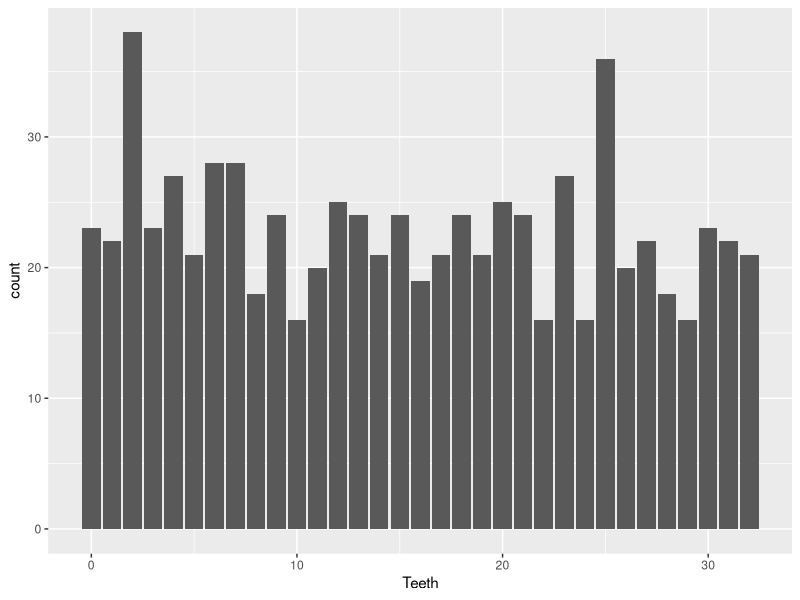
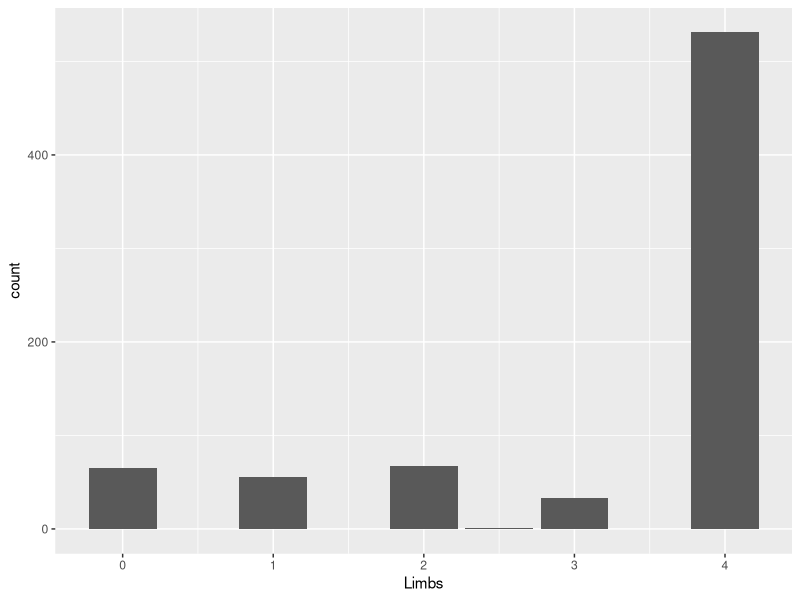
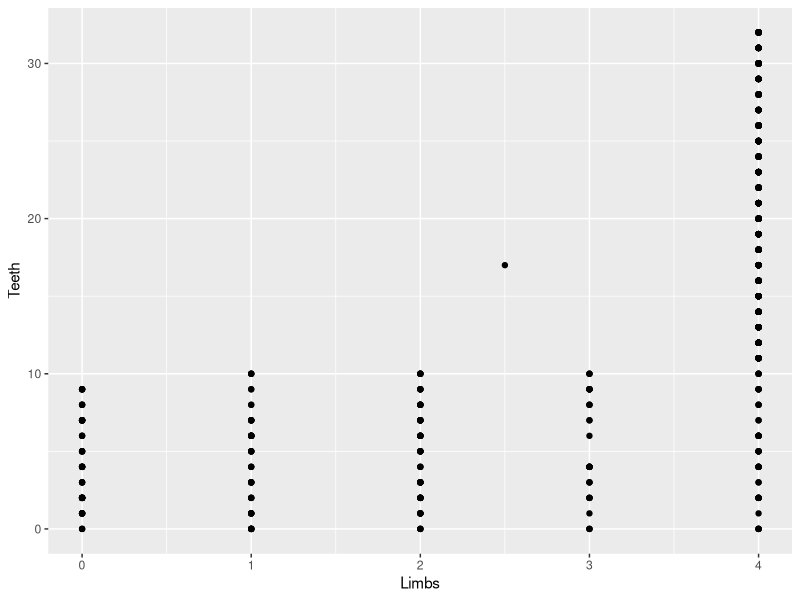
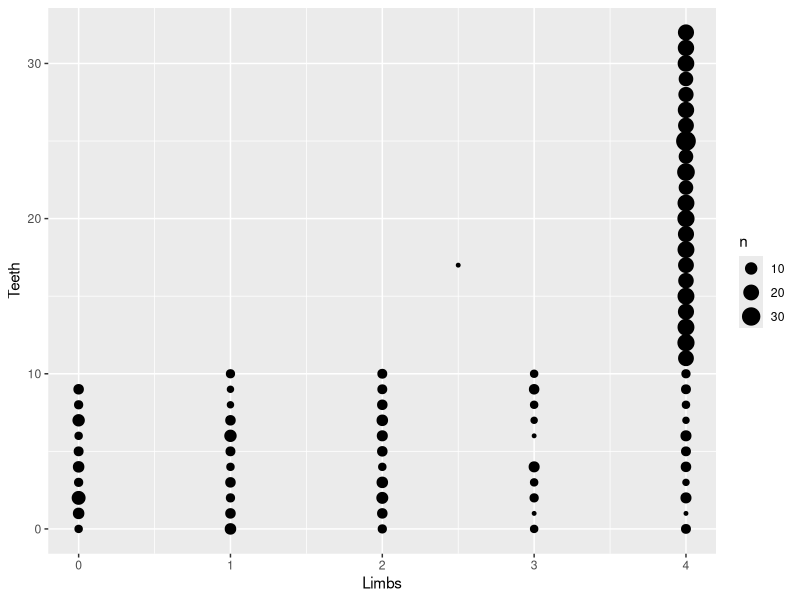
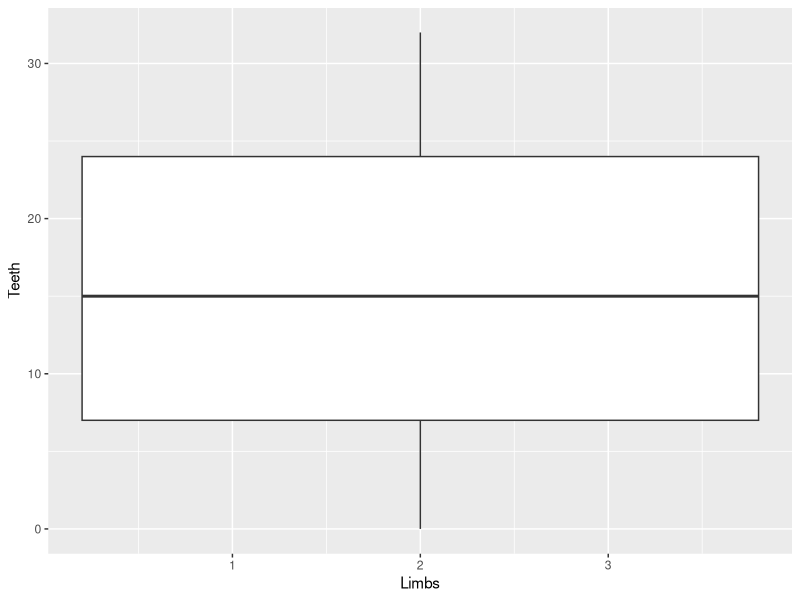
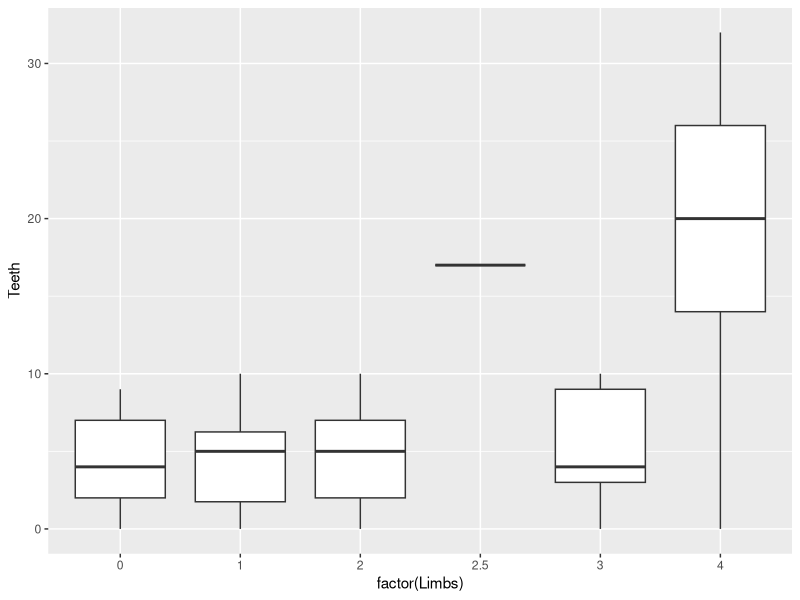
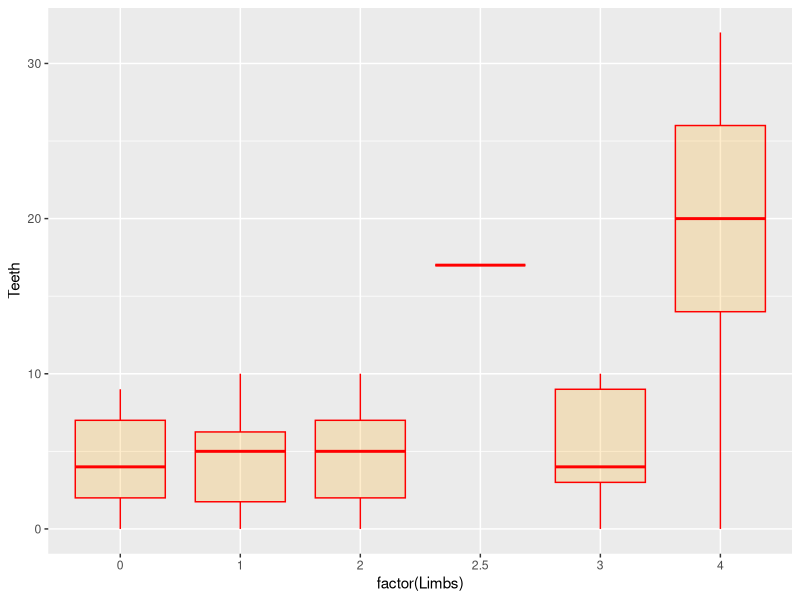
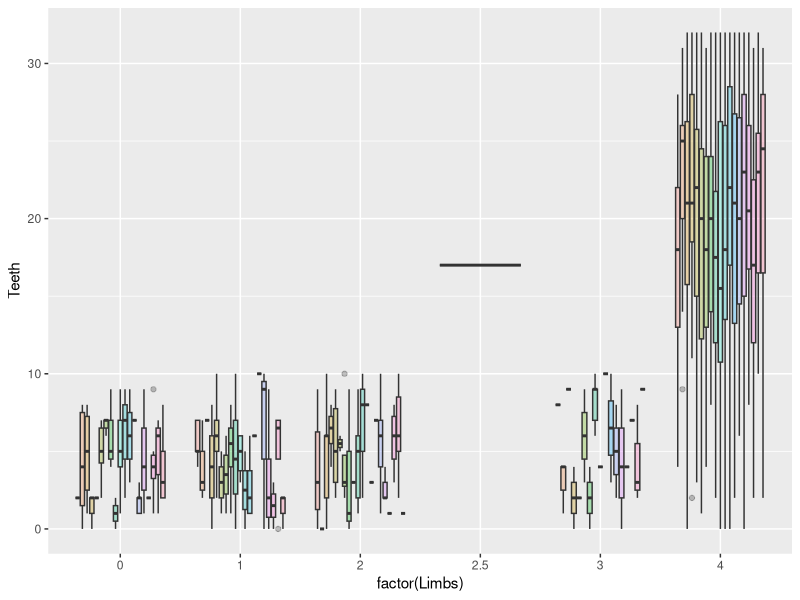

Recreate these plots in R, in order.
#### Fun R Plots with ggplot2 - Pirate Features

# load the ggplot2 library
library(ggplot2)

# import the pirate data from the PiratesPirate.csv file
pirates <- read.csv("data/PiratesPirate.csv")

# look at the column names of the pirates data
colnames(pirates)

# look at the first few lines of pirates data
head(pirates)

# view the pirates data set in a new tab
View(pirates)

### One Dimension of Data with Vectors - Teeth or Limbs
# create a plot for each dimension of Teeth or Limbs

# look at the Teeth vector (dimension) of pirate data
pirates$Teeth

# plot only the Teeth dimension of the pirates data
ggplot(data = pirates, aes(x = Teeth)) +
  geom_bar()

# look at the Limbs vector (dimension) of pirate data
pirates$Limbs

# plot only the Limbs dimension of the pirates data
ggplot(data = pirates, aes(x = Limbs)) +
  geom_bar()

### Two Dimensions of Data with Dataframes - Teeth & Limbs
# explore the relationship between the numbers of Teeth and Limbs
# combine the two dimensions into one plot with geom_point

# create a scatter plot comparing the two dimensions of Limbs vs Teeth
ggplot(data = pirates, aes(x = Limbs, y = Teeth)) +
  geom_point()

# modify the scatter plot to include the count of pirates at each point
ggplot(data = pirates, aes(x = Limbs, y = Teeth)) +
  geom_count()

# check the data for the outlier pirate with 2.5 Limbs
pirates[pirates$Limbs == "2.5", ]

# change to a boxplot to better describe the data at each point
ggplot(data = pirates, aes(x = Limbs, y = Teeth)) +
  geom_boxplot()

# check the info for the factor function
?factor

# use the factor function to make the different numbers of Limbs into categories
ggplot(data = pirates, aes(x = factor(Limbs), y = Teeth)) +
  geom_boxplot()

### Three Dimensions of Data with Colors - Teeth & Limbs & Origin
# explore the relationship between the numbers of Teeth and Limbs by Origin
# add another dimension to your plots with color

# first, change the color of the boxes
ggplot(data = pirates, aes(x = factor(Limbs), y = Teeth)) +
  geom_boxplot(color="red", fill="orange", alpha=0.2)

# next, color the boxes by Origin 
ggplot(data = pirates, aes(x = factor(Limbs), y = Teeth, fill = Origin)) +
  geom_boxplot(alpha=0.3) +
  theme(legend.position="none")

# create a set of boxplots with one for each Origin of pirates
ggplot(data = pirates, aes(x = factor(Limbs), y = Teeth)) +
  geom_boxplot(color="darkgreen", fill="orange", alpha=0.2) +
  facet_wrap(~ Origin)

### Saving Plots - ggsave

# check out the info for the ggsave function
?ggsave

# check out the info for the last_plot function
?last_plot

# save the last plot using the ggsave function
ggsave("plots/pirates_plot_teeth_limbs_origin_facetWrap.png", plot = last_plot())

### Bonus Exercises - Adjusting Plot Appearance

# change the appearance of the individual plot titles
ggplot(data = pirates, aes(x = factor(Limbs), y = Teeth)) +
  geom_boxplot(color="darkgreen", fill="orange", alpha=0.2) +
  facet_wrap(~ Origin) +
  theme(strip.background = element_rect(colour="black", fill="white", 
                                        size=1.5, linetype="solid"))

# change the axis titles and add a plot title
ggplot(data = pirates, aes(x = factor(Limbs), y = Teeth)) +
  geom_boxplot(color="darkgreen", fill="orange", alpha=0.2) +
  facet_wrap(~ Origin) +
  theme(strip.background = element_rect(colour="black", fill="white", 
                                        size=1.5, linetype="solid")) +
  labs(title="Comparison of Pirate Teeth and Limb Numbers by Origin", 
       x ="Number of Limbs", 
       y = "Number of Teeth")

# adjust the colors of the axis and plot titles
ggplot(data = pirates, aes(x = factor(Limbs), y = Teeth)) +
  geom_boxplot(color="darkgreen", fill="orange", alpha=0.2) +
  facet_wrap(~ Origin) +
  theme(strip.background = element_rect(colour="black", fill="white", 
                                        size=1.5, linetype="solid")) +
  labs(title="Comparison of Pirate Teeth and Limb Numbers by Origin", 
       x ="Number of Limbs", 
       y = "Number of Teeth") +
  theme(
    plot.title = element_text(color="red", size=14, face="bold.italic"),
    axis.title.x = element_text(color="blue", size=14, face="bold"),
    axis.title.y = element_text(color="purple", size=14, face="bold")
  )

# center the plot title
ggplot(data = pirates, aes(x = factor(Limbs), y = Teeth)) +
  geom_boxplot(color="darkgreen", fill="orange", alpha=0.2) +
  facet_wrap(~ Origin) +
  theme(strip.background = element_rect(colour="black", fill="white", 
                                        size=1.5, linetype="solid")) +
  labs(title="Comparison of Pirate Teeth and Limb Numbers by Origin", 
       x ="Number of Limbs", 
       y = "Number of Teeth") +
  theme(
    plot.title = element_text(color="red", size=14, face="bold.italic"),
    axis.title.x = element_text(color="blue", size=14, face="bold"),
    axis.title.y = element_text(color="purple", size=14, face="bold")
  ) +
  theme(plot.title = element_text(hjust = 0.5))

# save the last plot using the ggsave function
ggsave("plots/pirates_plot_teeth_limbs_origin.png", plot = last_plot())
